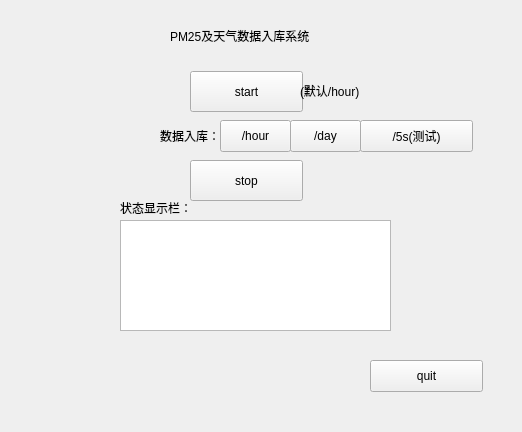
<?xml version="1.0" encoding="UTF-8"?>
<ui version="4.0">
 <class>MainWindow</class>
 <widget class="QMainWindow" name="MainWindow">
  <property name="geometry">
   <rect>
    <x>0</x>
    <y>0</y>
    <width>522</width>
    <height>432</height>
   </rect>
  </property>
  <property name="windowTitle">
   <string>MainWindow</string>
  </property>
  <widget class="QWidget" name="centralWidget">
   <widget class="QLabel" name="labelEnterData">
    <property name="geometry">
     <rect>
      <x>160</x>
      <y>125</y>
      <width>61</width>
      <height>21</height>
     </rect>
    </property>
    <property name="text">
     <string>数据入库：</string>
    </property>
   </widget>
   <widget class="QPushButton" name="buttonHour">
    <property name="geometry">
     <rect>
      <x>220</x>
      <y>120</y>
      <width>71</width>
      <height>32</height>
     </rect>
    </property>
    <property name="text">
     <string>/hour</string>
    </property>
   </widget>
   <widget class="QPushButton" name="buttonDay">
    <property name="geometry">
     <rect>
      <x>290</x>
      <y>120</y>
      <width>71</width>
      <height>32</height>
     </rect>
    </property>
    <property name="text">
     <string>/day</string>
    </property>
   </widget>
   <widget class="QPushButton" name="buttonStart">
    <property name="geometry">
     <rect>
      <x>190</x>
      <y>71</y>
      <width>113</width>
      <height>41</height>
     </rect>
    </property>
    <property name="text">
     <string>start</string>
    </property>
   </widget>
   <widget class="QLabel" name="labelStartInfo">
    <property name="geometry">
     <rect>
      <x>300</x>
      <y>80</y>
      <width>71</width>
      <height>21</height>
     </rect>
    </property>
    <property name="text">
     <string>(默认/hour)</string>
    </property>
   </widget>
   <widget class="QPushButton" name="buttonStop">
    <property name="geometry">
     <rect>
      <x>190</x>
      <y>160</y>
      <width>113</width>
      <height>41</height>
     </rect>
    </property>
    <property name="text">
     <string>stop</string>
    </property>
   </widget>
   <widget class="QTextBrowser" name="textState">
    <property name="geometry">
     <rect>
      <x>120</x>
      <y>220</y>
      <width>271</width>
      <height>111</height>
     </rect>
    </property>
   </widget>
   <widget class="QLabel" name="labelState">
    <property name="geometry">
     <rect>
      <x>120</x>
      <y>200</y>
      <width>71</width>
      <height>16</height>
     </rect>
    </property>
    <property name="text">
     <string>状态显示栏：</string>
    </property>
   </widget>
   <widget class="QPushButton" name="buttonQuit">
    <property name="geometry">
     <rect>
      <x>370</x>
      <y>360</y>
      <width>113</width>
      <height>32</height>
     </rect>
    </property>
    <property name="text">
     <string>quit</string>
    </property>
   </widget>
   <widget class="QLabel" name="label">
    <property name="geometry">
     <rect>
      <x>170</x>
      <y>10</y>
      <width>161</width>
      <height>51</height>
     </rect>
    </property>
    <property name="text">
     <string>PM25及天气数据入库系统</string>
    </property>
   </widget>
   <widget class="QPushButton" name="button_5s">
    <property name="geometry">
     <rect>
      <x>360</x>
      <y>120</y>
      <width>113</width>
      <height>32</height>
     </rect>
    </property>
    <property name="text">
     <string>/5s(测试)</string>
    </property>
   </widget>
  </widget>
 </widget>
 <layoutdefault spacing="6" margin="11"/>
 <resources/>
 <connections/>
</ui>
